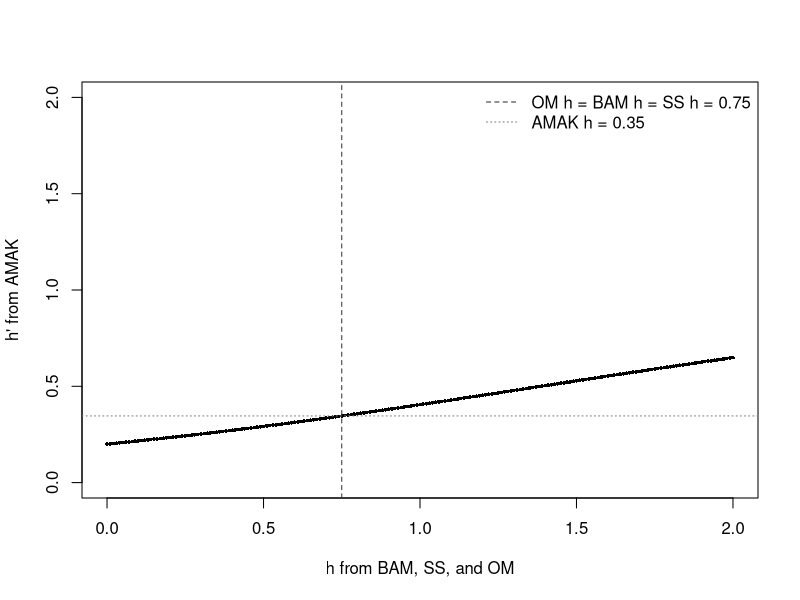
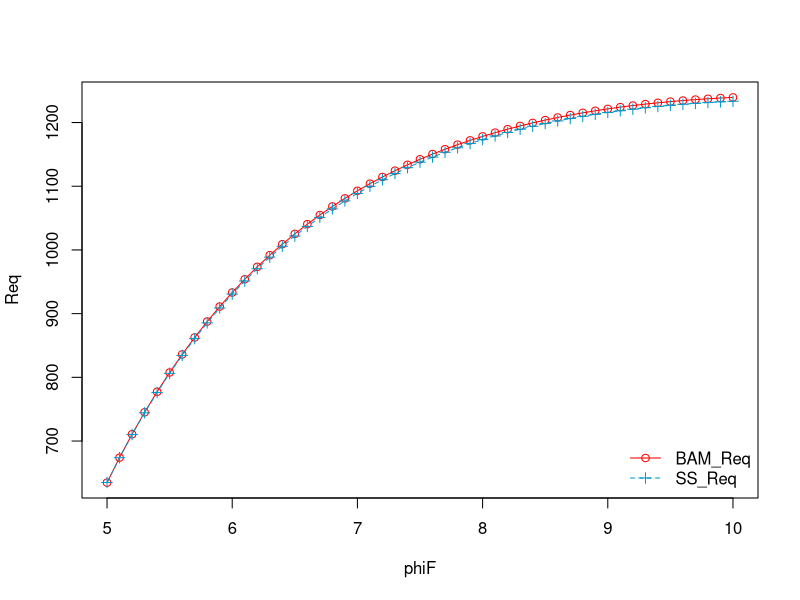
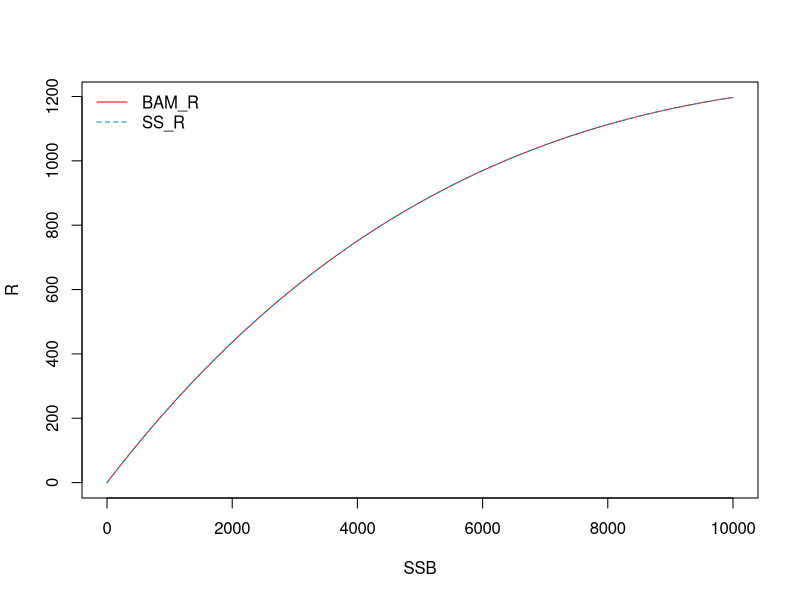
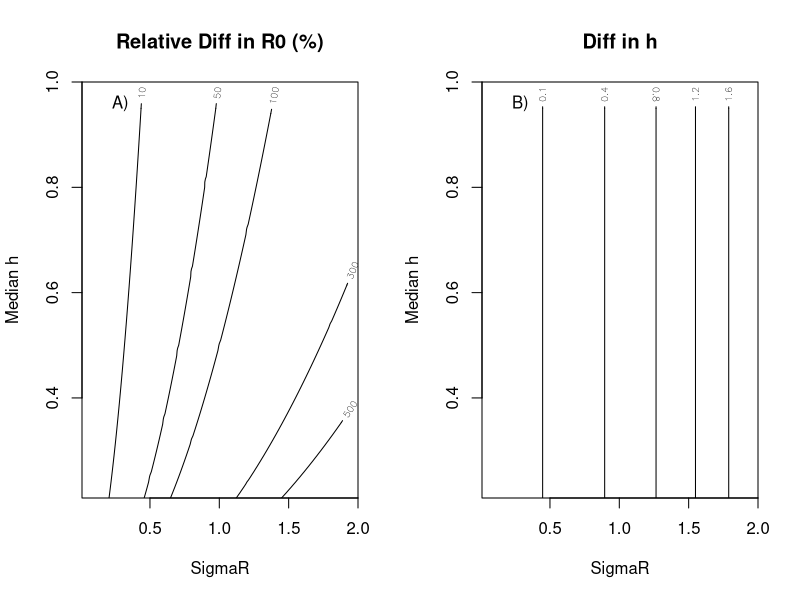
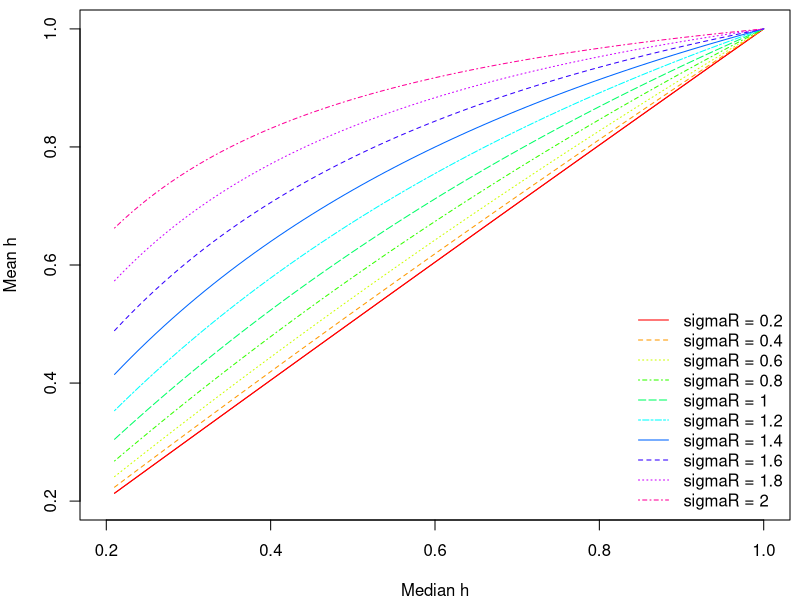
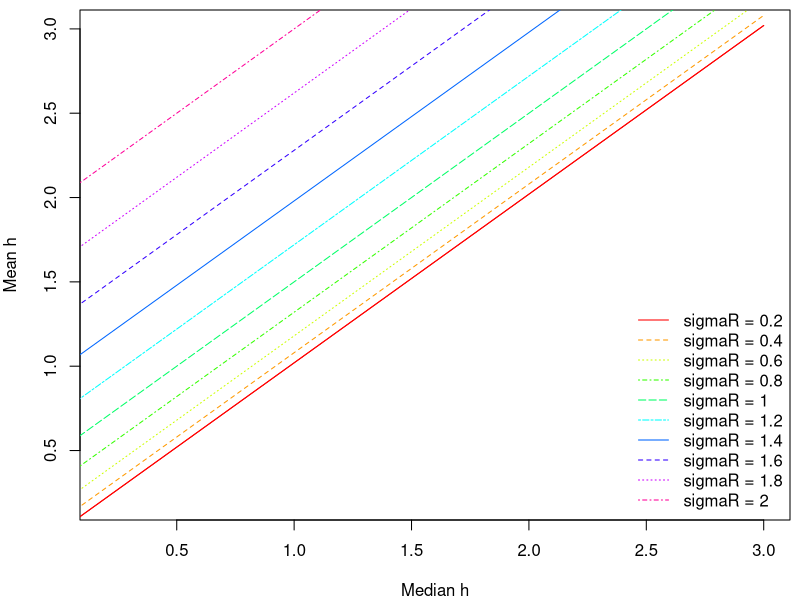

Here is the R script that generated these plots, in order:
#### Bias Adjustment in Recruitment
#### 1. Steepness in Ricker model (AMAK VS. BAM and SS) ####
bam_ss_h <- seq(from=0, to=2, by=0.01)
amak_h <- exp(bam_ss_h) / (4 + exp(bam_ss_h))
plot(x=bam_ss_h, y=amak_h,
     xlab="h from BAM, SS, and OM", ylab="h' from AMAK",
     xlim=range(amak_h, bam_ss_h), ylim=range(amak_h, bam_ss_h),
     pch=16, cex=0.5)

om_h <- 0.75
abline(v=om_h, col="gray20", lty=2)
abline(h=exp(om_h) / (4 + exp(om_h)), col="gray50", lty=3)
legend("topright",
       legend=c(paste("OM h = BAM h = SS h =", om_h),
                paste("AMAK h =", round(exp(om_h) / (4 + exp(om_h)), digits=2))),
       lty=c(2,3),
       col=c("gray20", "gray50"),
       bty="n")

#### 2. Compare BAM and SS estimates following Erik's method (Ricker model) ####
R0_med_true=1000     # true median R0 value
h_med_true=0.75   # vector of median steepness (h) values
phi0=10

sd.val=0.6
BC=(sd.val^2)/2

n=100000 # use a fairly large number because fits need be very tight

S0_med_true=R0_med_true*phi0

#S.vec=runif(n,min=0,max=S0)
S.vec=seq(0.001,S0_med_true, length=n)

R.vec.true=S.vec/phi0*exp(h_med_true*(1-S.vec/(R0_med_true*phi0)))
lnormdev.vec=rlnorm(n,0,sd.val)
R.vec.obs=R.vec.true*lnormdev.vec

# median S-R fit (produces median R0 and h, used in BAM)
SR.fit.med=function(par){
  R0.par=par[1]
  h.par=par[2]
  R.vec.pred=S.vec/phi0*exp(h.par*(1-S.vec/(R0.par*phi0)))
  resid=(log(R.vec.obs)-log(R.vec.pred))^2 # median likelihood
  resid.out=sum(resid)
  resid.out}

# SS S-R fit (produces mean R0 and h, used in SS)
SR.fit.SS=function(par){
  R0.par=par[1]
  h.par=par[2]
  R.vec.pred=S.vec/phi0*exp(h.par*(1-S.vec/(R0.par*phi0)))*exp(-BC)
  resid=(log(R.vec.obs)-log(R.vec.pred))^2 # median likelihood
  resid.out=sum(resid)
  resid.out}

#optimization for SR parameters using mean and median fit criteria
fit.med=optim(c(R0_med_true,h_med_true),SR.fit.med,lower=c(0,0.01),method="L-BFGS-B",upper=c(3*R0_med_true,10))
fit.SS=optim(c(R0_med_true,h_med_true),SR.fit.SS,lower=c(0,0.01),method="L-BFGS-B",upper=c(3*R0_med_true,10))

R0.BAM=fit.med$par[1]
h.BAM=fit.med$par[2]

R0.SS=fit.SS$par[1]
h.SS=fit.SS$par[2]
S0.SS=R0.SS*phi0

phiF=seq(from=5,to=10,by=0.1)

# SS method
Seq.SS=S0.SS*(1.+(log(R0.SS/S0.SS)+log(phiF))/h.SS);
Req.SS=R0.SS*Seq.SS/S0.SS * exp(h.SS*(1.-Seq.SS/S0.SS));
# BAM method
Req.BAM=R0.BAM/(phiF/phi0)*(1+log(exp(BC)*phiF/phi0)/h.BAM)
Seq.BAM=Req.BAM*phiF

cat(paste("True_Median_R0=", R0_med_true, sep=""),
    paste("True_Median_h=", h_med_true, sep=""),
    paste("BAM_Median_R0=", R0.BAM, sep=""),
    paste("BAM_Median_h=", h.BAM, sep=""),
    paste("SS_Mean_R0=", R0.SS, sep=""),
    paste("SS_Mean_h=", h.SS, sep=""),
    sep="\n")

plot(phiF, Req.BAM, col="red", pch=1, type="o", lty=1, xlab="phiF", ylab="Req")
lines(phiF, Req.SS, col="deepskyblue3", pch=3, type="o", lty=2)
legend("bottomright",
       legend=c("BAM_Req", "SS_Req"),
       col=c("red", "deepskyblue3"),
       lty=c(1, 2),
       pch=c(1, 3),
       bty="n")

#### 3. Conversion function following Chris's method (Ricker model) ####
convertSRparms <- function(R0, h, phi, sigmaR, mean2med, model){
  ## model=1: B-H model
  ## model=2: Ricker model
  BC <- ifelse(mean2med == TRUE, exp(-0.5 * sigmaR^2), exp(0.5 * sigmaR^2))
  if (model==1) {
    S0BC <- (BC * 0.8 * R0 * h * phi - 0.2 * phi * R0 * (1 - h)) / (h - 0.2)
    R0BC <-  S0BC / phi
    Rnew <- BC * 0.8 * R0 * h * 0.2 * S0BC / (0.2 * phi * R0 * (1 - h) + (h - 0.2) * 0.2 * S0BC)
    hBC <- Rnew / R0BC
  }

  if (model==2) {
    S0BC <- R0 * phi * (1 + log(BC) / h)
    R0BC <- S0BC / phi
    Rnew <- BC * 0.2 *S0BC / phi * exp(h * (1 - 0.2 * S0BC/ (R0 * phi)))
    hBC <- 1.25*log(5*Rnew /R0BC)
  }

  return(list(S0BC = S0BC, R0BC = R0BC, hBC = hBC))
}

R0 <- R0_med_true
h <- h_med_true
phi <- phi0
sigmaR <- sd.val
mean2med <- FALSE
model <- 2
p <- convertSRparms(R0, h, phi, sigmaR, mean2med, model)

cat(paste("Median R0=", R0, sep=""),
    paste("Median h=", h, sep=""),
    paste("phi=", phi, sep=""),
    paste("sigmaR=", sigmaR, sep=""),
    paste("Mean R0 (R0BC)=", p$R0BC, sep=""),
    paste("Mean h (hBC)=", p$hBC, sep=""),
    sep="\n")

BC <- ifelse(mean2med == TRUE, exp(-0.5 * sigmaR^2), exp(0.5 * sigmaR^2))
S.vec <- seq(0, R0 * phi, length.out = 1000)
R.vec <- S.vec / phi * exp(h * (1 - S.vec/ (R0 * phi)))
R.vecBC <- R.vec * BC
R.calc <- S.vec / phi * exp(p$hBC * (1 - S.vec / (p$R0BC * phi)))
diff <- R.calc - R.vecBC
range(diff)
plot(S.vec, R.vecBC, col="red", xlab="SSB", ylab="R", type="l", lty=1)
lines(S.vec, R.calc, col="deepskyblue3", lty=2)
legend("topleft",
       legend=c("BAM_R", "SS_R"),
       col=c("red", "deepskyblue3"),
       lty=c(1,2),
       bty="n")

#### 4. Conversion plot over a range of steepness and sigmaR (Ricker model) ####
R0=1000000
phi=0.01025625
sigmaR=seq(0.01, 2, by=0.01)
h=seq(0.21, 1, by=0.01)

R0diff <- hdiff <- matrix(NA, nrow=length(sigmaR), ncol=length(h))

for(i in 1:length(sigmaR)){
  for(j in 1:length(h)){
    R0diff[i,j] <- (convertSRparms(R0=R0, h=h[j], phi=phi, sigmaR=sigmaR[i], mean2med=FALSE, model=2)$R0BC-R0)/R0*100
    hdiff[i,j] <- (convertSRparms(R0=R0, h=h[j], phi=phi, sigmaR=sigmaR[i], mean2med=FALSE, model=2)$hBC-h[j])
  }
}

par(mfrow=c(1,2))
plot(NA,xlim=range(sigmaR),
     ylim=range(h),xlab="SigmaR",ylab="Median h",
     frame=FALSE,axes=F,xaxs="i",yaxs="i", main="Relative Diff in R0 (%)")
contour(sigmaR, h, R0diff,
        col = "black",
        add = TRUE,
        levels = c(10, 50, 100, 300, 500),
        method="edge")
axis(1); axis(2);
legend("topleft", "A)", bty="n")
box()

plot(NA,xlim=range(sigmaR),
     ylim=range(h),xlab="SigmaR",ylab="Median h",
     frame=FALSE,axes=F,xaxs="i",yaxs="i", main="Diff in h")
contour(sigmaR, h, hdiff,
        col = "black",
        add = TRUE,
        levels = c(0.1, 0.4, 0.8, 1.2, 1.6),
        method="edge")
axis(1); axis(2);
legend("topleft", "B)", bty="n")
box()

#### 5. Mean h VS. Median h (B-H model and Ricker model) ####
# B-H model
h_vec <- seq(0.21, 1, by=0.01)
logR_sd_vec <- seq(from=0.2, to=2, by=0.2)

medianh_vec <- h_vec
logR_sd_vec <- logR_sd_vec
forloop_id <- expand.grid(medianh_vec = medianh_vec, logR_sd_vec = logR_sd_vec)

meanh_vec <- c()
meanR0_vec <- c()

for (i in 1:nrow(forloop_id)){
  meanh_vec[i] <- convertSRparms(R0=1000000,
                                 h=forloop_id$medianh_vec[i],
                                 phi=0.01025625,
                                 sigmaR=forloop_id$logR_sd_vec[i],
                                 mean2med=FALSE,
                                 model=1)$hBC
  meanR0_vec[i] <- convertSRparms(R0=1000000,
                                  h=forloop_id$medianh_vec[i],
                                  phi=0.01025625,
                                  sigmaR=forloop_id$logR_sd_vec[i],
                                  mean2med=FALSE,
                                  model=1)$R0BC
}
forloop_id$medianR0_vec <- rep(1000000, nrow(forloop_id))
forloop_id$converted_meanR0 <- meanR0_vec
forloop_id$converted_meanh  <- meanh_vec

par(mfrow=c(1,1), mar=c(4,4,0.5, 0.5))
col=rainbow(n=length(logR_sd_vec))
plot(forloop_id$medianh_vec[which(forloop_id$logR_sd_vec==logR_sd_vec[1])], forloop_id$converted_meanh[which(forloop_id$logR_sd_vec==logR_sd_vec[1])], type="l", xlab="Median h", ylab="Mean h", xlim=c(0.2,1), ylim=c(0.2,1), lty=1, col=col[1])
for(i in 1:length(logR_sd_vec)){
  lines(forloop_id$medianh_vec[which(forloop_id$logR_sd_vec==logR_sd_vec[i])], forloop_id$converted_meanh[which(forloop_id$logR_sd_vec==logR_sd_vec[i])], lty=i, col=col[i])
}
legend("bottomright",
       paste("sigmaR =", logR_sd_vec),
       col=col,
       lty=1:length(logR_sd_vec),
       bty="n")

# Ricker model
h_vec <- seq(0.01, 3, by=0.01)
logR_sd_vec <- seq(from=0.2, to=2, by=0.2)

medianh_vec <- h_vec
logR_sd_vec <- logR_sd_vec
forloop_id <- expand.grid(medianh_vec = medianh_vec, logR_sd_vec = logR_sd_vec)

meanh_vec <- c()
meanR0_vec <- c()

for (i in 1:nrow(forloop_id)){
  meanh_vec[i] <- convertSRparms(R0=1000000,
                                 h=forloop_id$medianh_vec[i],
                                 phi=0.01025625,
                                 sigmaR=forloop_id$logR_sd_vec[i],
                                 mean2med=FALSE,
                                 model=2)$hBC
  meanR0_vec[i] <- convertSRparms(R0=1000000,
                                  h=forloop_id$medianh_vec[i],
                                  phi=0.01025625,
                                  sigmaR=forloop_id$logR_sd_vec[i],
                                  mean2med=FALSE,
                                  model=2)$R0BC
}
forloop_id$medianR0_vec <- rep(1000000, nrow(forloop_id))
forloop_id$converted_meanR0 <- meanR0_vec
forloop_id$converted_meanh  <- meanh_vec

par(mfrow=c(1,1), mar=c(4,4,0.5, 0.5))
col=rainbow(n=length(logR_sd_vec))
plot(forloop_id$medianh_vec[which(forloop_id$logR_sd_vec==logR_sd_vec[1])], forloop_id$converted_meanh[which(forloop_id$logR_sd_vec==logR_sd_vec[1])], type="l", xlab="Median h", ylab="Mean h", xlim=c(0.2,3), ylim=c(0.2,3), lty=1, col=col[1])
for(i in 1:length(logR_sd_vec)){
  lines(forloop_id$medianh_vec[which(forloop_id$logR_sd_vec==logR_sd_vec[i])], forloop_id$converted_meanh[which(forloop_id$logR_sd_vec==logR_sd_vec[i])], lty=i, col=col[i])
}
legend("bottomright",
       paste("sigmaR =", logR_sd_vec),
       col=col,
       lty=1:length(logR_sd_vec),
       bty="n")
